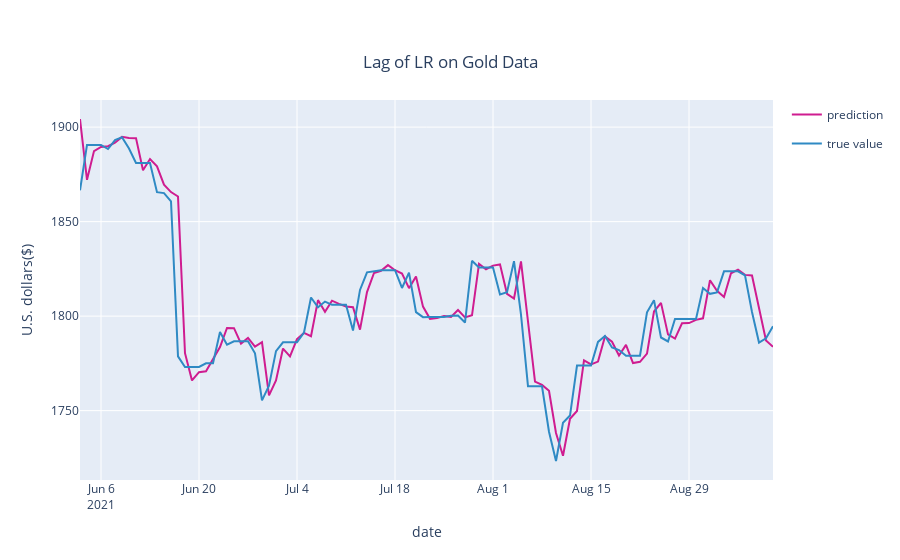

Source (notebook cell):
### Code cell
fig3 = go.Figure()
fig3.add_trace(Scatter(
    x=tmp.index[-100:],
    y=tmp['prediction'][-100:],
    legendgroup='group0',
    mode='lines',
    name='prediction',
    marker=dict(color='rgb(207, 28, 144)')
))
fig3.add_trace(Scatter(
    x=tmp.index[-100:],
    y=tmp['goldValue'][-100:],
    legendgroup='group1',
    mode='lines',
    name='true value',
    marker=dict(color='rgb(47, 138, 196)')
))
fig3.update_layout(title={'text':'Lag of LR on Gold Data','y' : 0.9,'x' : 0.5,  },
    xaxis_title='date',
    yaxis_title='U.S. dollars($)',
)
fig3.show()
